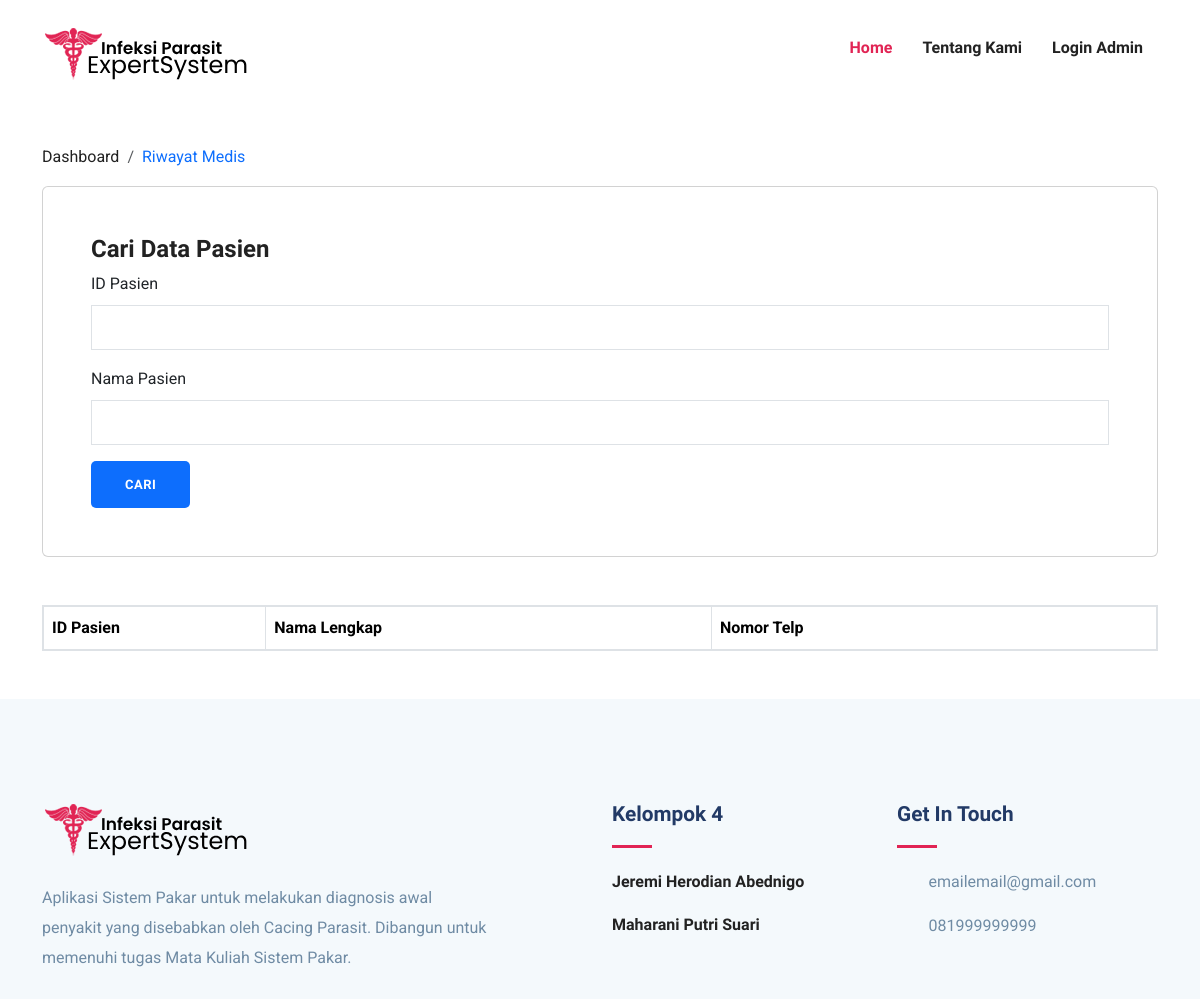
/rekam-medis/, run on an earlier commit of the app's database.
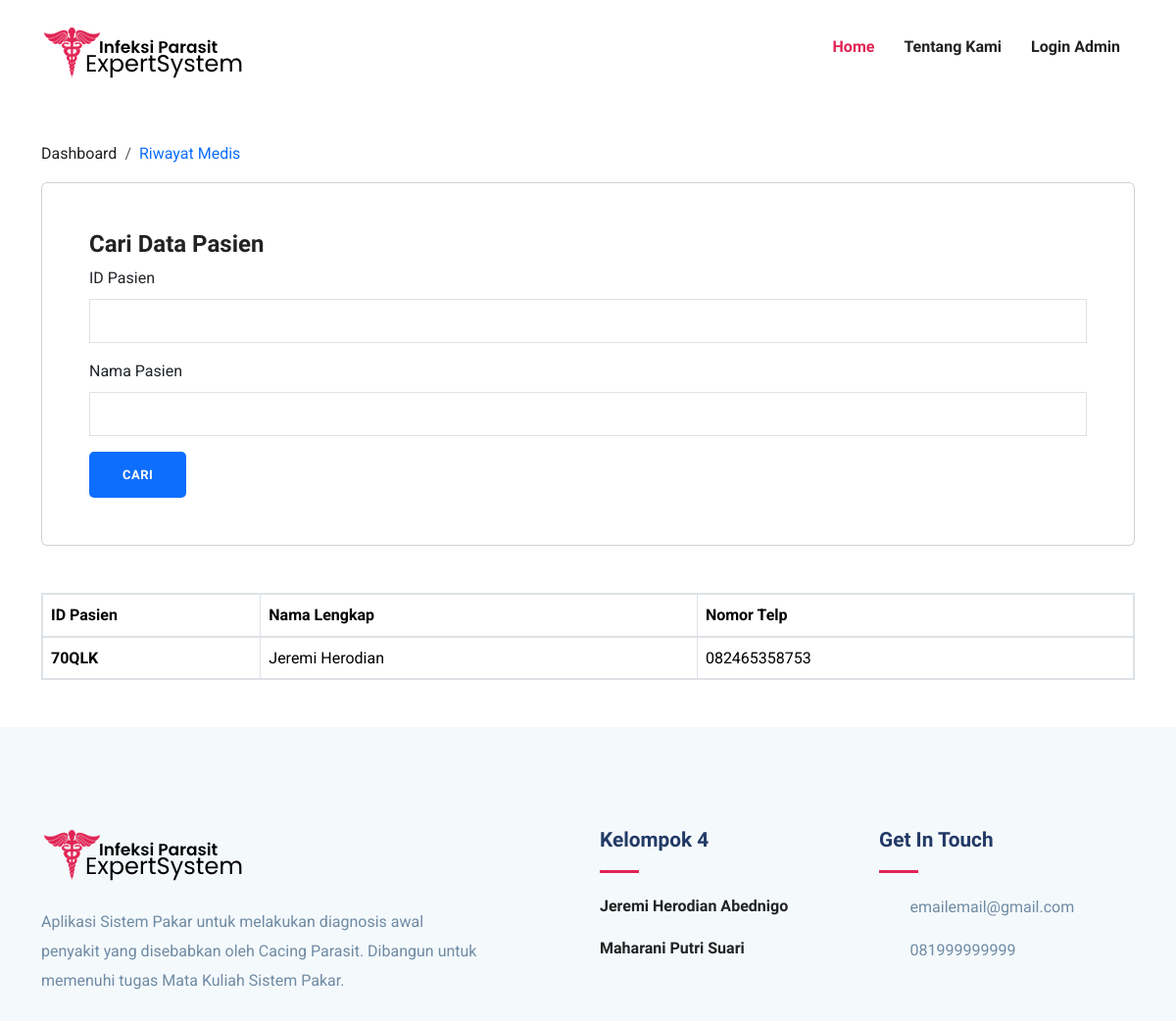
And on a later commit of the database.
### DomainPakar/models.py (models this page shows, shortened)
class Pasien(models.Model):
    IDPasien = models.CharField(max_length=5, null=True, blank=True)
    NamaLengkap = models.CharField(max_length=255)
    TanggalLahir = models.DateField()
    Alamat = models.CharField(max_length=255)
    NomorTelp = models.CharField(max_length=15)
    OPTIONS = [
        ('Laki-Laki', 'Laki-Laki'),
        ('Perempuan', 'Perempuan'),
    ]
    JenisKelamin = models.CharField(max_length=15, choices=OPTIONS, default='Laki-Laki')
    GejalaPasien = models.ManyToManyField(Gejala, blank=True)
    Diagnosis = models.ManyToManyField(
        HasilDiagnosa,
        blank=True
    )
    TglDiagnosa = models.DateField(null=True, blank=True)

### DomainPakar/views.py (the view)
# urls.py: path('rekam-medis/', PakarViews.rekamMedis),
def rekamMedis(request):
    userLogin = request.user.is_authenticated and request.user.is_superuser
    pasiens = Pasien.objects.all()
    IdPasien = request.GET.get('IDPasien')
    namaPasien = request.GET.get('namaPasien')
    if IdPasien is not None:
        if IdPasien != '':
            pasiens = Pasien.objects.filter(IDPasien=IdPasien)
    if namaPasien is not None:
        if namaPasien != '':
            pasiens = Pasien.objects.filter(NamaLengkap__contains=namaPasien)
    if len(pasiens) == 0 and (IdPasien != None or namaPasien != None):
        sweetify.error(request, 'Pasien Tidak Ditemukan')
    contexts = {
        'login': userLogin,
        'pasiens': pasiens
    }
    return render(request=request, context=contexts, template_name='data-pasien.html')

### DomainPakar/templates/data-pasien.html (shortened to what this page needs)
{% extends 'base.html' %}
{% load static %}
{% block content %}
<div class="container">
     <nav class="mt-5" aria-label="breadcrumb">
          <ol class="breadcrumb">
               <li class="breadcrumb-item"><a href="/">Dashboard</a></li>
               <li class="breadcrumb-item text-primary" aria-current="page">Riwayat Medis</li>
          </ol>
     </nav>
     <div class="container p-5 mt-3 card">
          <form action="/rekam-medis/" method="GET">
               <h3>Cari Data Pasien</h3>
               <div class="mb-3">
                    <label for="InputIDPasien" class="form-label">ID Pasien</label>
                    <input name="IDPasien" type="text" class="form-control" id="InputIDPasien">
               </div>
               <div class="mb-3">
                    <label for="InputNama" class="form-label">Nama Pasien</label>
                    <input name="namaPasien" type="text" class="form-control" id="InputNama">
               </div>
               <button type="submit" class="btn btn-primary">Cari</button>
          </form>
     </div>
     {% if login %}
         <table class="table my-5 table-bordered table-secondary border-2">
         {% else %}
         <table class="table my-5 table-bordered border-2">
     {% endif %}
          <thead>
               <tr>
                   <th class="col-1" scope="col">ID Pasien</th>
                   <th class="col-2" scope="col">Nama Lengkap</th>
                   <th class="col-2" scope="col">Nomor Telp</th>
               </tr>
          </thead>
          <tbody>
          {% for pasien in pasiens %}
               <tr>
                    <th>{{ pasien.IDPasien }}</th>
                    <td>{{ pasien.NamaLengkap }}</td>
               {% if pasien.Diagnosis is None %}
                   <td>Belum Terdiagnosis</td>
                   {% else %}
                   <td>{{ pasien.NomorTelp }}</td>
               {% endif %}
               </tr>
          {% endfor %}
          </tbody>
     </table>
</div>
{% endblock %}

What changed in the data, as far as the page shows it:
added Pasien: IDPasien "70QLK", NamaLengkap "Jeremi Herodian", NomorTelp "082465358753"
